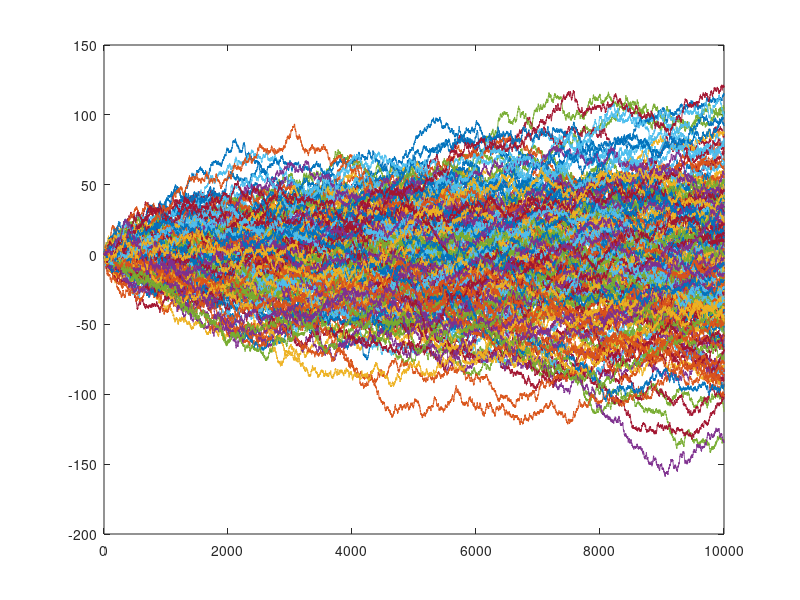
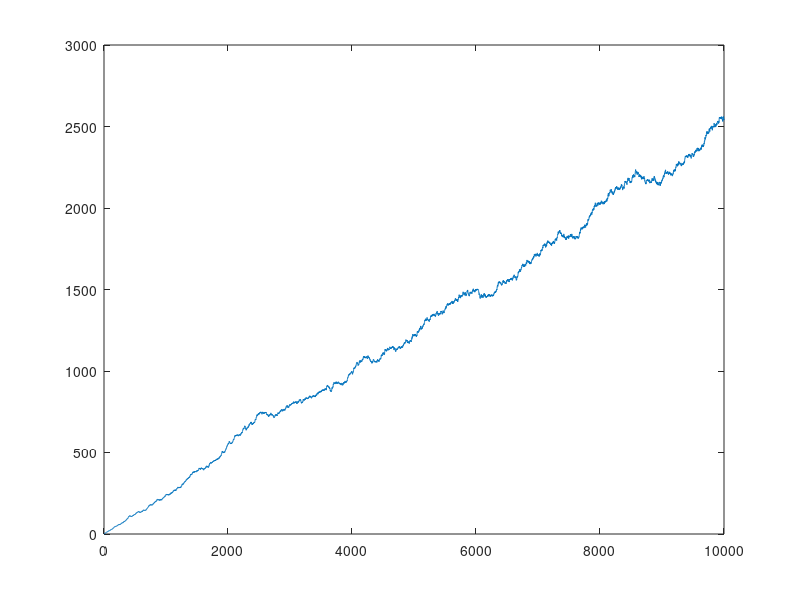
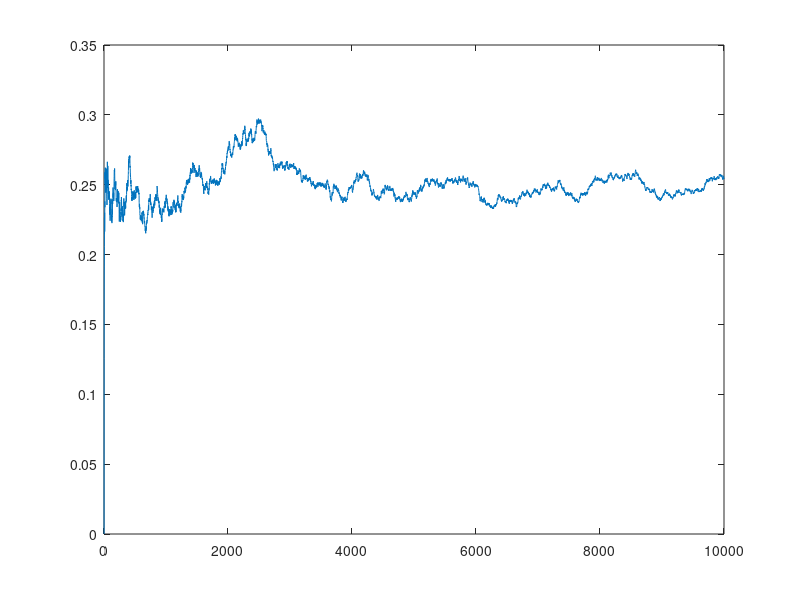

Here is the MATLAB script that generated these plots, in order:
clc;
clear all;
close all;

num_agents = 200;
num_iter = 10000;
x = zeros(num_iter, num_agents);

for i = 2 : num_iter
    x(i,:) = x(i-1,:) + (rand(1, num_agents) > 0.5) - 0.5;
end
variance = var(x, [], 2);
variance_div_time = variance ./ (1 : num_iter).';

figure;
plot(x);
figure;
plot(variance);
figure
plot(variance_div_time);
